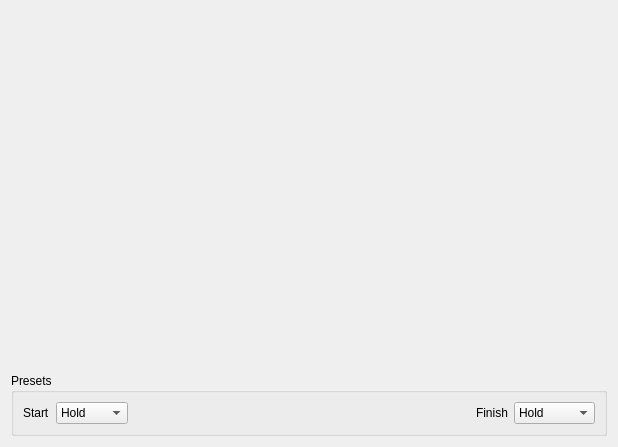
<?xml version="1.0" encoding="UTF-8"?>
<ui version="4.0">
 <class>KeyframeEditorWidget</class>
 <widget class="QWidget" name="KeyframeEditorWidget">
  <property name="geometry">
   <rect>
    <x>0</x>
    <y>0</y>
    <width>618</width>
    <height>447</height>
   </rect>
  </property>
  <layout class="QVBoxLayout" name="verticalLayout">
   <item>
    <widget class="KeyframeTransitionWidget" name="bezier_editor" native="true">
     <property name="sizePolicy">
      <sizepolicy hsizetype="Expanding" vsizetype="Expanding">
       <horstretch>0</horstretch>
       <verstretch>0</verstretch>
      </sizepolicy>
     </property>
     <property name="focusPolicy">
      <enum>Qt::StrongFocus</enum>
     </property>
    </widget>
   </item>
   <item>
    <widget class="QGroupBox" name="groupBox">
     <property name="title">
      <string>Presets</string>
     </property>
     <layout class="QHBoxLayout" name="horizontalLayout">
      <item>
       <widget class="QLabel" name="label">
        <property name="text">
         <string>Start</string>
        </property>
       </widget>
      </item>
      <item>
       <widget class="QComboBox" name="combo_before">
        <item>
         <property name="text">
          <string>Hold</string>
         </property>
        </item>
        <item>
         <property name="text">
          <string>Linear</string>
         </property>
        </item>
        <item>
         <property name="text">
          <string>Ease In</string>
         </property>
        </item>
        <item>
         <property name="text">
          <string>Custom</string>
         </property>
        </item>
       </widget>
      </item>
      <item>
       <spacer name="horizontalSpacer">
        <property name="orientation">
         <enum>Qt::Horizontal</enum>
        </property>
        <property name="sizeHint" stdset="0">
         <size>
          <width>40</width>
          <height>20</height>
         </size>
        </property>
       </spacer>
      </item>
      <item>
       <widget class="QLabel" name="label_2">
        <property name="text">
         <string>Finish</string>
        </property>
       </widget>
      </item>
      <item>
       <widget class="QComboBox" name="combo_after">
        <item>
         <property name="text">
          <string>Hold</string>
         </property>
        </item>
        <item>
         <property name="text">
          <string>Linear</string>
         </property>
        </item>
        <item>
         <property name="text">
          <string>Ease Out</string>
         </property>
        </item>
        <item>
         <property name="text">
          <string>Custom</string>
         </property>
        </item>
       </widget>
      </item>
     </layout>
    </widget>
   </item>
  </layout>
 </widget>
 <customwidgets>
  <customwidget>
   <class>KeyframeTransitionWidget</class>
   <extends>QWidget</extends>
   <header>widgets/timeline/keyframe_transition_widget.hpp</header>
   <container>1</container>
  </customwidget>
 </customwidgets>
 <resources/>
 <connections>
  <connection>
   <sender>combo_before</sender>
   <signal>activated(int)</signal>
   <receiver>KeyframeEditorWidget</receiver>
   <slot>preset_before(int)</slot>
   <hints>
    <hint type="sourcelabel">
     <x>80</x>
     <y>403</y>
    </hint>
    <hint type="destinationlabel">
     <x>115</x>
     <y>483</y>
    </hint>
   </hints>
  </connection>
  <connection>
   <sender>combo_after</sender>
   <signal>activated(int)</signal>
   <receiver>KeyframeEditorWidget</receiver>
   <slot>preset_after(int)</slot>
   <hints>
    <hint type="sourcelabel">
     <x>545</x>
     <y>408</y>
    </hint>
    <hint type="destinationlabel">
     <x>534</x>
     <y>516</y>
    </hint>
   </hints>
  </connection>
 </connections>
 <slots>
  <slot>preset_before(int)</slot>
  <slot>preset_after(int)</slot>
 </slots>
</ui>
